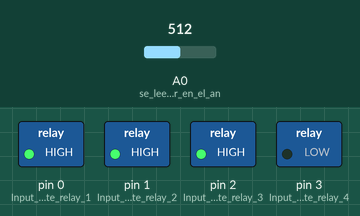
This sketch was run on a simulated Arduino Uno, built with avr-gcc and run on an emulated ATmega328P. Parts: switched loads named in the sketch (green lamp = pin HIGH). Inputs (shaded band) come from the test bench; at power-on: A0 (se_lee_el_sensor_en_el_an) = 512.

Above: at 1.2 s.
1.3 s: A0 (se_lee_el_sensor_en_el_an) set to 557
At 1.7 s:
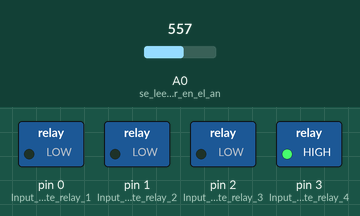
2.8 s: A0 (se_lee_el_sensor_en_el_an) set to 716
At 4.0 s:
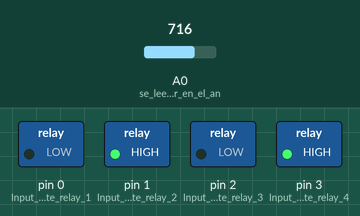
4.3 s: A0 (se_lee_el_sensor_en_el_an) set to 735
5.8 s: A0 (se_lee_el_sensor_en_el_an) set to 757
At 6.3 s:
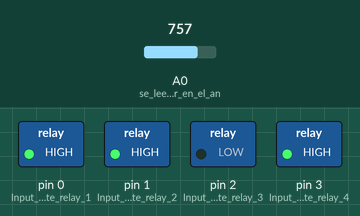
7.3 s: A0 (se_lee_el_sensor_en_el_an) set to 900
At 8.5 s:
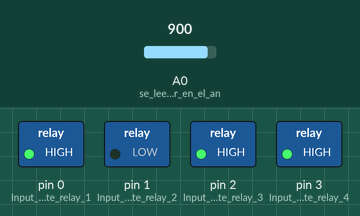
8.8 s: A0 (se_lee_el_sensor_en_el_an) set to 872
At 9.8 s:
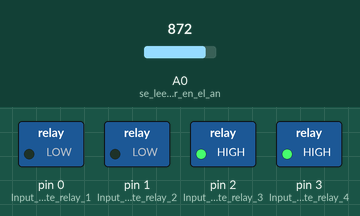
Timing chart, 0 to 11.3 s (numbered marks = the images above; inputs shaded):
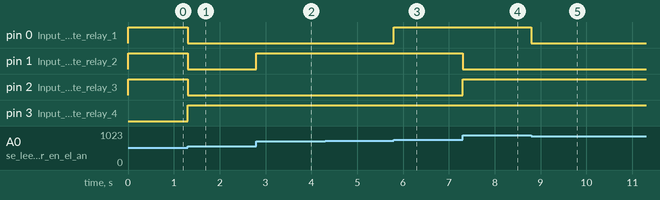

The sketch:

ADC5bits.ino
```cpp
int sensorValue = 0;//variable para leer sensor o potenciometro como divisor de voltaje
int mapeado=0;//variable para guardar la varible mapeada a la cantidad de bits corrrespondientes

void setup()
{
  pinMode(A0, INPUT);//se lee el sensor en el analógico A0
  pinMode(0, OUTPUT);//Input to activate relay 1 bit menos significativo
  pinMode(1, OUTPUT);//Input to activate relay 2
  pinMode(2, OUTPUT);//Input to activate relay 3
  pinMode(3, OUTPUT);//Input to activate relay 4 bit más significativo

 }

void loop()
{
  // read the input on analog pin 0:
  sensorValue = analogRead(A0);
  mapeado = map(sensorValue, 0, 1023, 0, 15);//se mapea a 15 para 4bits


  for (int i = 0; i <= 4; i++) {
  digitalWrite(i, (mapeado >> (i )) & 1);
	}

  delay(1); // delaytalvez inecesario
}
```

Measured:
- the behaviour switches between 545 and 546 on A0 (se_lee_el_sensor_en_el_an) (found by bisection; images 0 and 1)
- the behaviour switches between 750 and 751 on A0 (se_lee_el_sensor_en_el_an) (found by bisection; images 2 and 3)
- the behaviour switches between 887 and 886 on A0 (se_lee_el_sensor_en_el_an) (found by bisection; images 4 and 5)
- after the input at 1.3 s, pin 0 (Input_to_activate_relay_1), pin 1 (Input_to_activate_relay_2), pin 2 (Input_to_activate_relay_3): HIGH → LOW at once; pin 3 (Input_to_activate_relay_4): LOW → HIGH at once
- after the input at 2.8 s, pin 1 (Input_to_activate_relay_2): LOW → HIGH at once
- after the input at 4.3 s, every drawn part: stays the same
- after the input at 5.8 s, pin 0 (Input_to_activate_relay_1): LOW → HIGH at once
- after the input at 7.3 s, pin 1 (Input_to_activate_relay_2): HIGH → LOW at once; pin 2 (Input_to_activate_relay_3): LOW → HIGH at once
- after the input at 8.8 s, pin 0 (Input_to_activate_relay_1): HIGH → LOW at once
